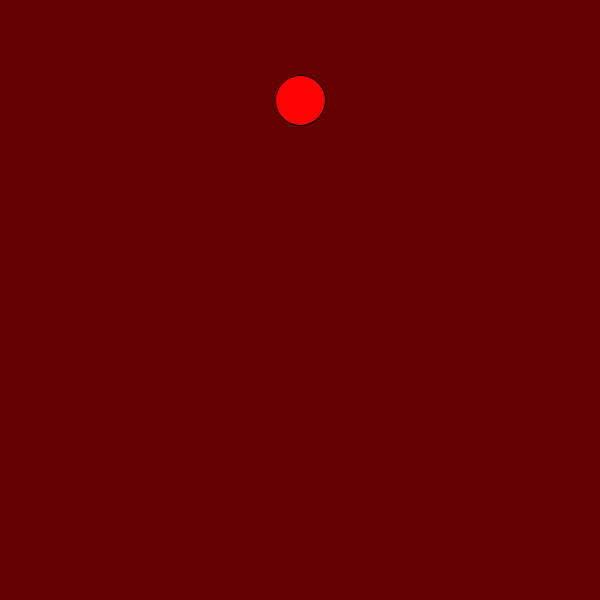
Frame 1 (no input)
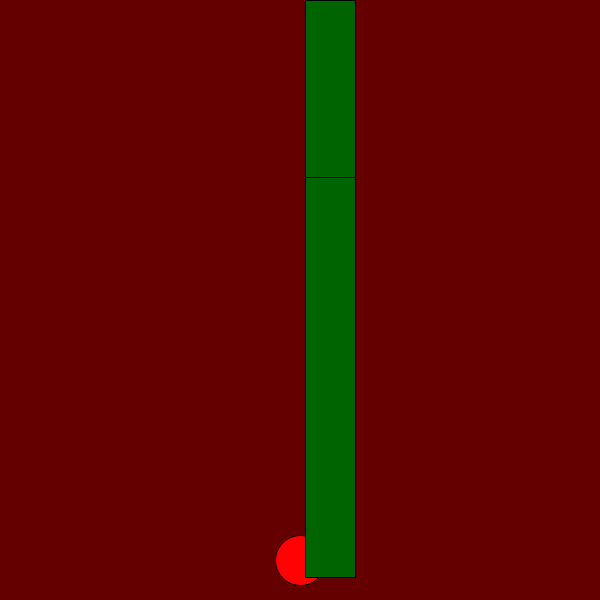
Frame 60 (the mouse pressed at the canvas centre just before this capture)
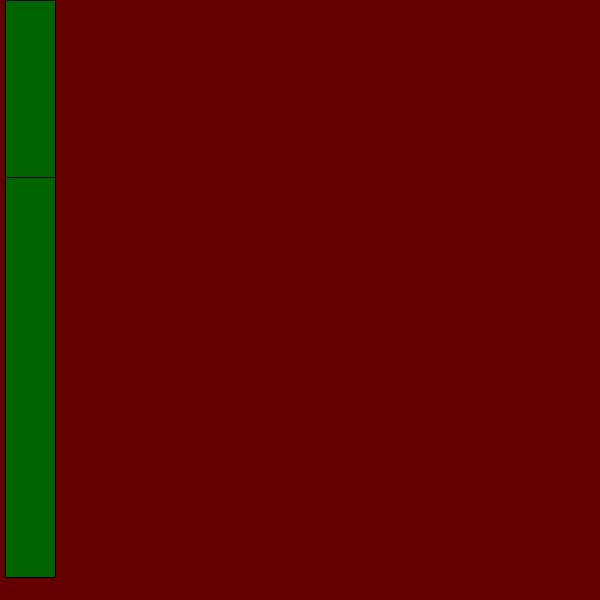
Frame 120 (the mouse held since frame 60 and released just before this capture)

The Processing sketch that drew these frames (run headless with seeded random() and noise(); from frame 60 on, the mouse is pressed at the canvas centre):

// Processing sketch: FlappyBird
// ── FlappyBird.pde
float pipex=600;
float grav=0.2;
float y=100;
float vel=2;
float pipeWidth= 50;
float speed=-5;
int backgroundcolor=100;
int backgroundcolor1=0;
int backgroundcolor2=0;
int upperPipeHeight = (int) random(100,400);
int lowerPipeHeight = (int) random(100,400);
int color0;
int color1=100;
int color2;
int frames=60;
void setup() {
size(600,600);
}

void draw() {
background(backgroundcolor,backgroundcolor1,backgroundcolor2);
fill(255,2,3);
ellipse(300,y,50,50);
y+=vel;
vel+=grav;
fill(color0,color1,color2);
rect(pipex,0,pipeWidth,upperPipeHeight);
fill(color0,color1,color2);
rect(pipex,lowerPipeHeight,pipeWidth,400);
pipex+=speed;
teleportPipes();

}
void mousePressed(){
vel=-3;
}
void keyPressed(){
  if(keyCode==' '){
   text("Warning this is an epilepitic game" ,250,200 );}
}
void teleportPipes(){
if(pipex<=-50){
pipex=600;
upperPipeHeight = (int) random(010,300);
lowerPipeHeight = (int) random(300, 500);
backgroundcolor = (int) random(0, 255);
backgroundcolor1 = (int) random(0, 255);
backgroundcolor2 = (int) random(0, 255);
color0 = (int) random(0, 255);
color1 = (int) random(0, 255);
color2 = (int) random(0, 255);
speed-=0.15;

}
}
boolean intersectsPipes() {
     if (y < upperPipeHeight && vel > pipex && vel < (pipex+pipeWidth)){
          return true; }
     else if (y>lowerPipeHeight && vel > pipex && vel < (pipex+pipeWidth)) {
          return true; }
     else { return false; }
} 
